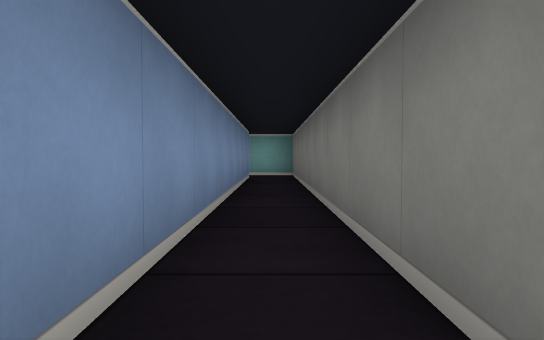
[1] (above)

23 first-person views from a walk through a cub3D maze. The camera is about half as high as the walls, tilts 2° down and sees 70° across. The floor is counted in squares. Each view is taken from the middle of a square. On the plan, view 1 faces up. The plan holds only what a view shows up to about 9 squares ahead; the rest is blank.

[2]
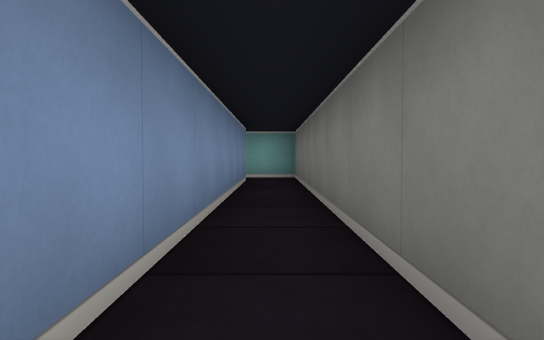

[3]
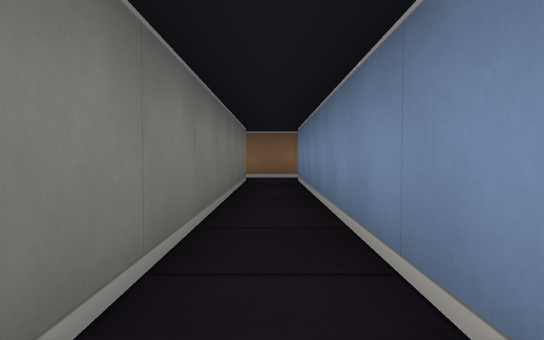

[4]
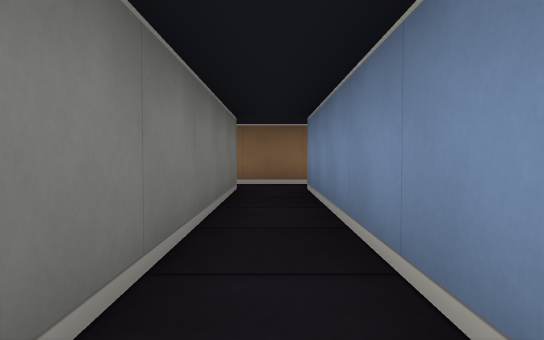

[5]
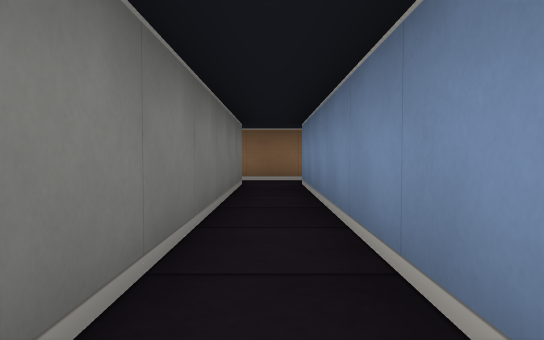

[6]
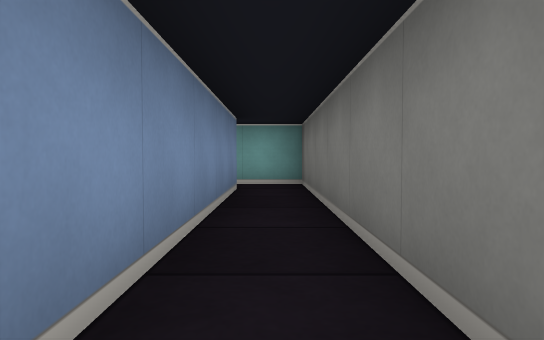

[7]
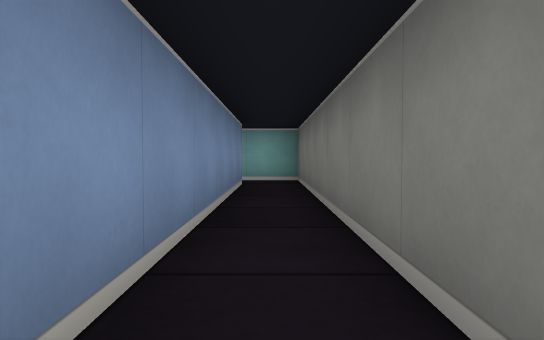

[8]
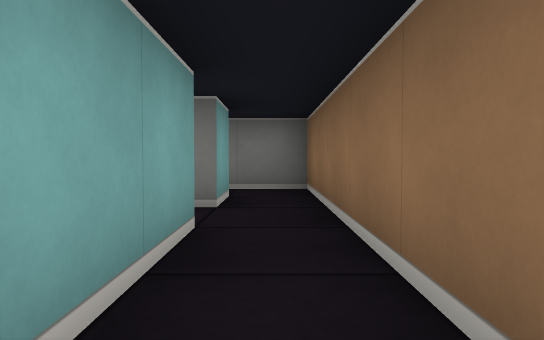

[9]
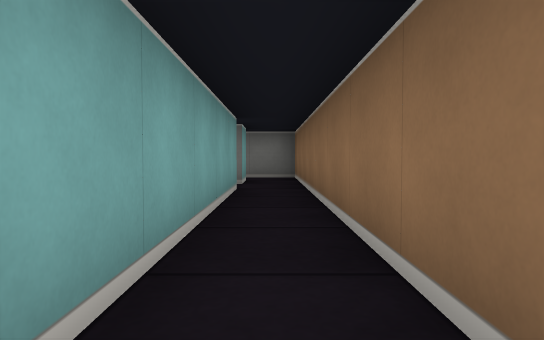

[10]
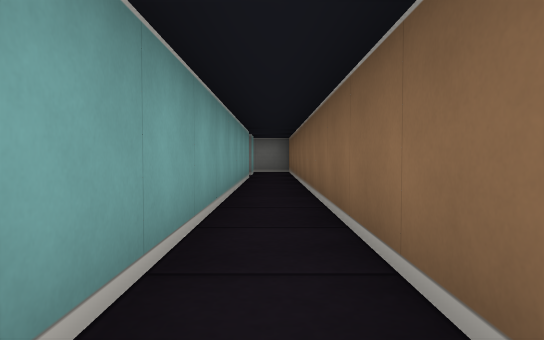

[11]
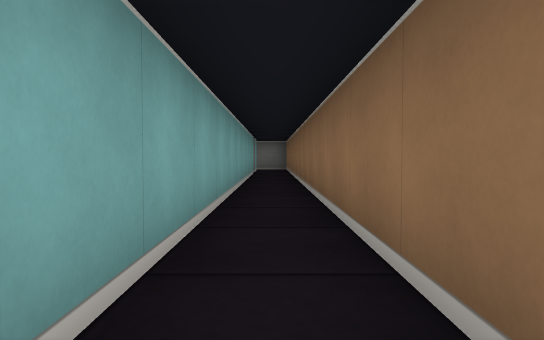

[12]
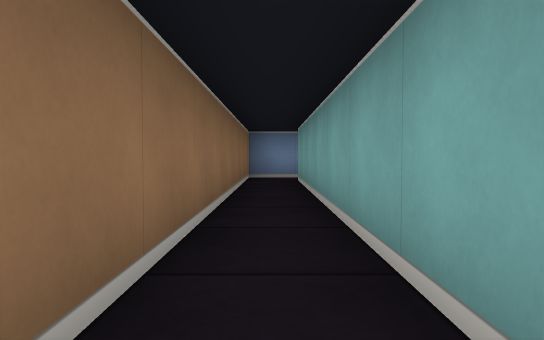

[13]
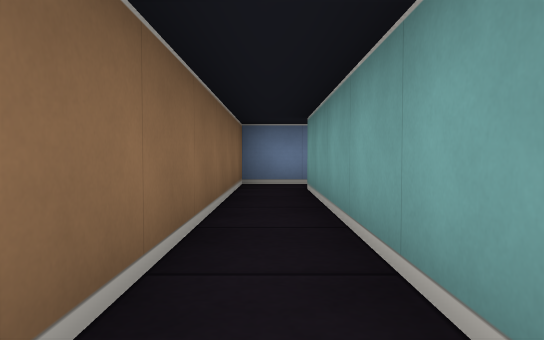

[14]
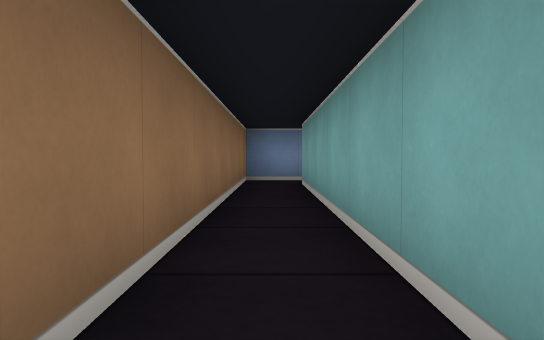

[15]
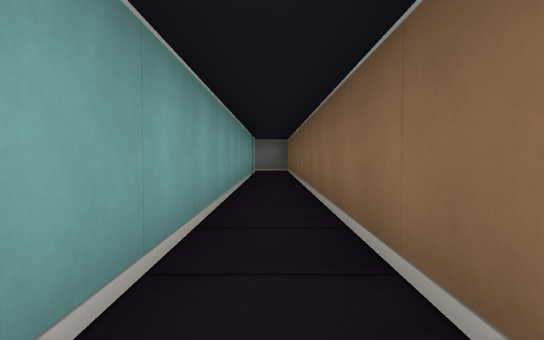

[16]
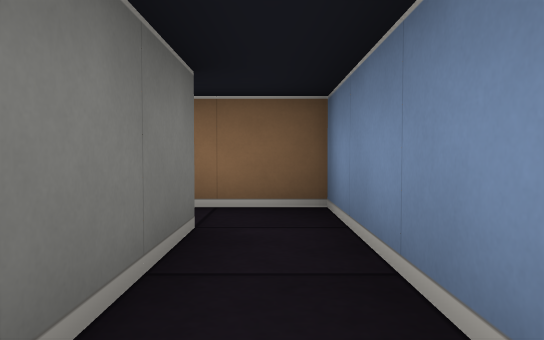

[17]
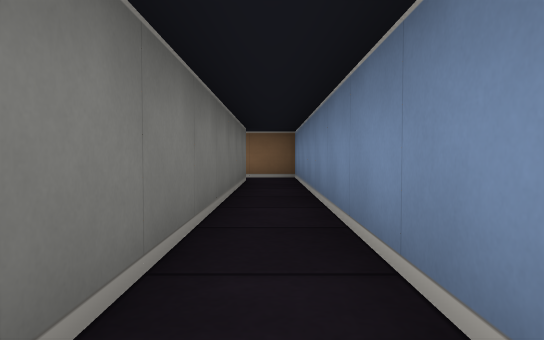

[18]
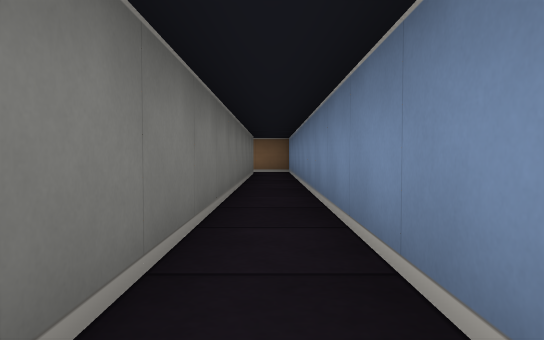

[19]
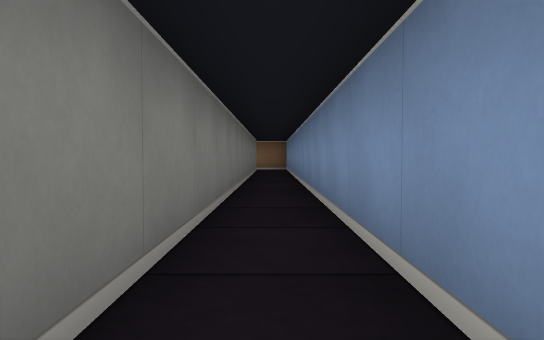

[20]
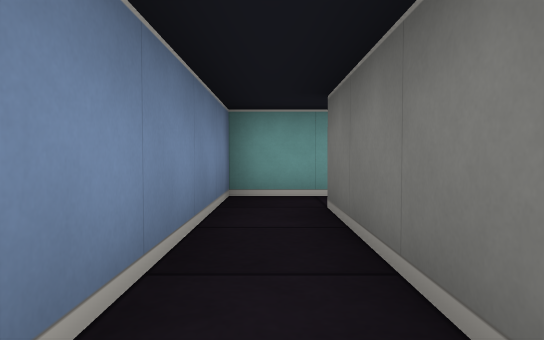

[21]
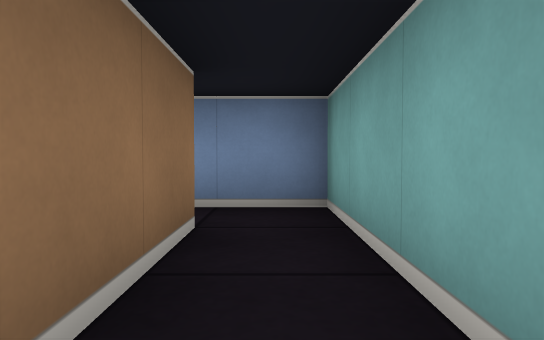

[22]
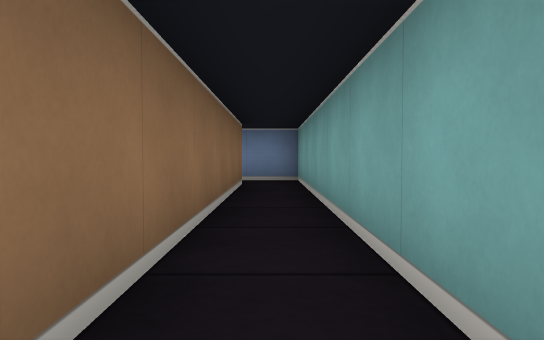

[23]
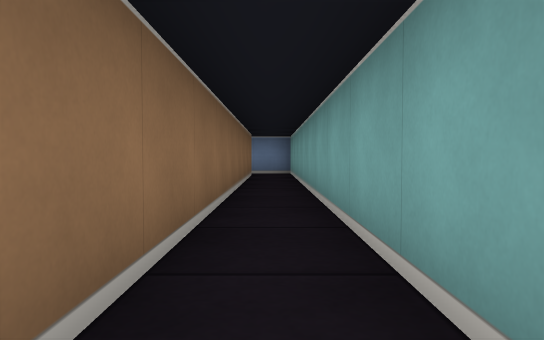

### Floor plan
Ten units are one square. View 1 is at (0, 0); x grows to the right and y downward. Boxes are objects, and circles mark ways between rooms. Rooms are numbered by the first view taken in them; rooms with no view inside come last. Other rooms are left out.
<svg viewBox="-170 -100 185 160">
<path fill="none" stroke="#000" d="M-5 -85 -5 45M5 45 5 -95 -6 -95M-5 55 5 55M-165 45 -165 55 -5 55M-5 45 -155 45M-66 -95 -165 -95 -165 45M-155 45 -155 -85 -66 -85"/>
<circle cx="0" cy="50" r="3" fill="#2a7"/>
<circle cx="-160" cy="40" r="3" fill="#2a7"/>
<text x="0" y="-20">1</text>
<text x="-90" y="50">2</text>
<text x="-120" y="-90">3</text>
</svg>
Room 1 opens to room 2. Room 2 opens to room 3.

Where each view was taken, in squares from view 1:
view 1: 0 up, 0 right, facing up
view 2: 1 up, 0 right, facing up
view 3: 3 up, 0 right, facing down
view 4: 1 up, 0 right, facing down
view 5: 2 up, 0 right, facing down
view 6: 3 up, 0 right, facing up
view 7: 2 up, 0 right, facing up
view 8: 5 down, 3 left, facing right
view 9: 5 down, 6 left, facing right
view 10: 5 down, 9 left, facing right
view 11: 5 down, 11 left, facing right
view 12: 5 down, 8 left, facing left
view 13: 5 down, 10 left, facing left
view 14: 5 down, 9 left, facing left
view 15: 5 down, 10 left, facing right
view 16: 2 down, 16 left, facing down
view 17: 3 up, 16 left, facing down
view 18: 6 up, 16 left, facing down
view 19: 8 up, 16 left, facing down
view 20: 5 up, 16 left, facing up
view 21: 9 up, 13 left, facing left
view 22: 9 up, 9 left, facing left
view 23: 9 up, 6 left, facing left
